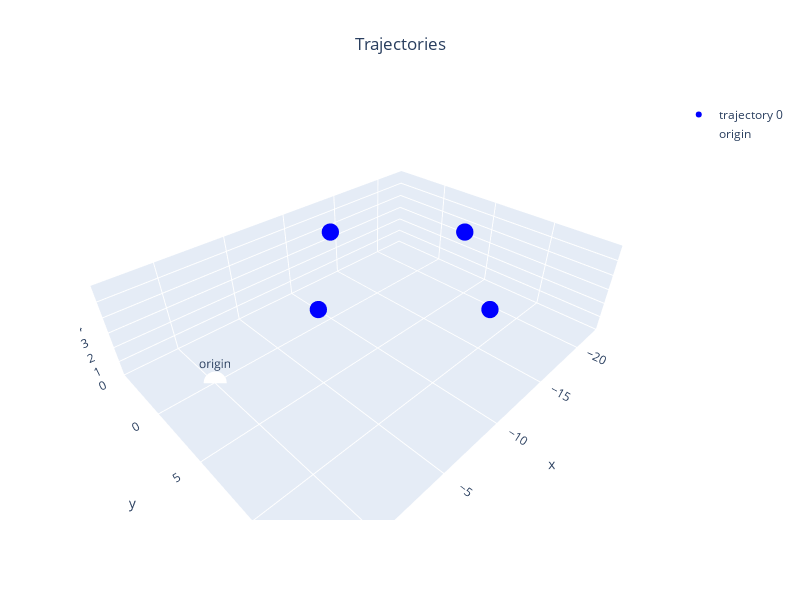

The notebook cell saved with this chart:
### Markdown cell above
## Gazebo Congiguration

### Code cell
gaz_config = ConfigGazebo(origin= enu_origin,
                          world_path="simulator/gazebo/worlds/runway.world")

gaz_config.add(base_path=base_path,base_home=base_home,color=color)
gaz_config.show()

### Figure 1 — Plotly figure (JSON) as saved in the notebook; plotly's stock layout.template omitted (floating-point values rounded to 4 significant figures)
{"data": [{"marker": {"color": ["blue", "blue", "blue", "blue", "blue"], "size": 6}, "mode": "markers", "name": "trajectory 0", "type": "scatter3d", "x": [-5, -12.07, -19.14, -12.07, -5], "y": [5, -2.071, 5.0, 12.07, 5], "z": [5, 5, 5, 5, 5]}, {"marker": {"color": "white", "size": 8}, "mode": "markers+text", "name": "origin", "text": ["origin"], "textposition": "top center", "type": "scatter3d", "x": [0], "y": [0], "z": [0]}], "layout": {"height": 600, "scene": {"xaxis": {"range": [-22.97, 3.828], "title": {"text": "x"}}, "yaxis": {"range": [-4.899, 14.9], "title": {"text": "y"}}, "zaxis": {"range": [0, 6], "title": {"text": "z"}}}, "showlegend": true, "title": {"text": "Trajectories", "x": 0.5, "xanchor": "center"}, "width": 800}}
